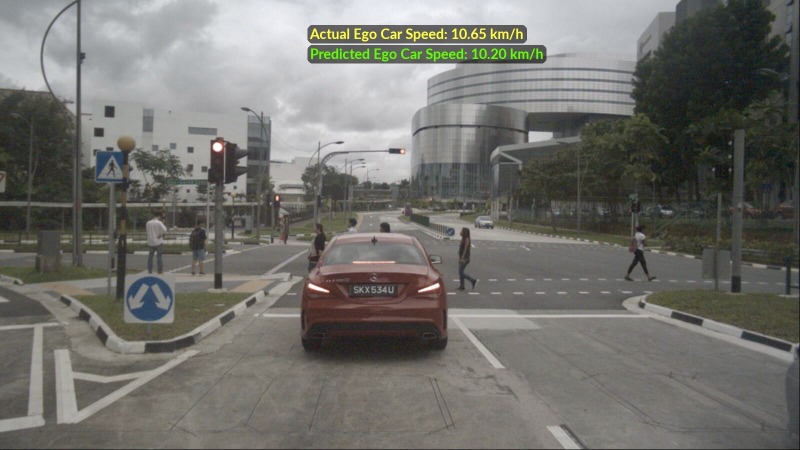
#> input picture img/batch_6_sample_1_frame_11.jpeg, 1600 x 900 px (shown at 1/2 size)
$ python -i custom_transforms.py   (imports and definitions only)
#> lines starting #> are read from the running program, lines starting #| are printed output that depends on the picture
#> further down, picture is the input picture: PIL image 1600x900 RGB; mean R, G, B 114.3, 113.6, 108.9
import random
import numpy as np

from PIL import Image, ImageFilter, ImageEnhance


class ColorJitter(object):
    def __init__(self, brightness=0.4, contrast=0.4, saturation=0.4):
        self.brightness = [max(1 - brightness, 0), 1 + brightness]
        self.contrast = [max(1 - contrast, 0), 1 + contrast]
        self.saturation = [max(1 - saturation, 0), 1 + saturation]

    def __call__(self, img):

        r_brightness = random.uniform(self.brightness[0], self.brightness[1])
        r_contrast = random.uniform(self.contrast[0], self.contrast[1])
        r_saturation = random.uniform(self.saturation[0], self.saturation[1])
        img = ImageEnhance.Brightness(img).enhance(r_brightness)
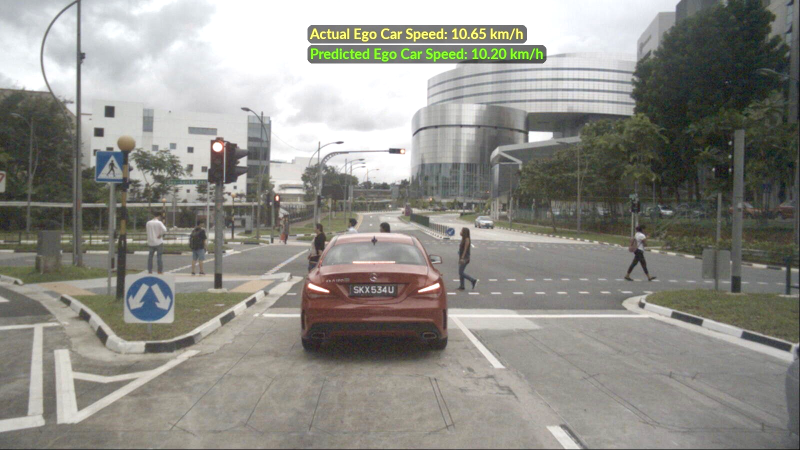
#> img: PIL image 1600x900 RGB (shown at 1/2 size); mean R, G, B 143.9, 142.9, 136.7
        img = ImageEnhance.Contrast(img).enhance(r_contrast)
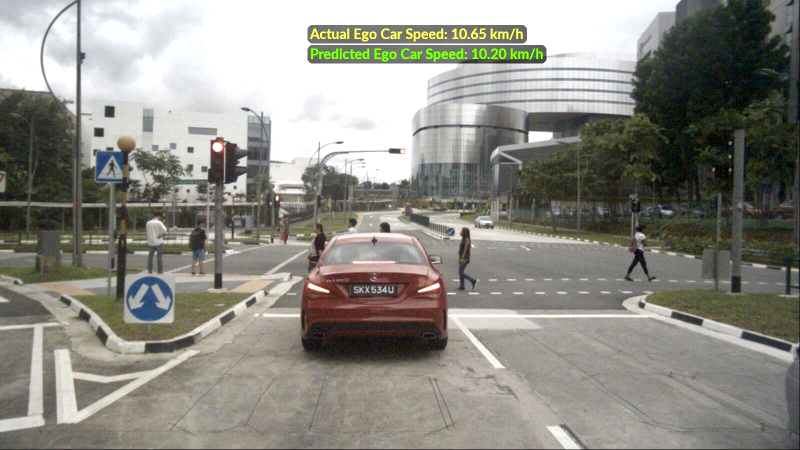
#> img: PIL image 1600x900 RGB (shown at 1/2 size); mean R, G, B 141.8, 140.4, 132.9
        img = ImageEnhance.Color(img).enhance(r_saturation)
        return img


class RandomGaussianBlur(object):
    def __init__(self, radius=1):
        self.radius = radius

    def __call__(self, img):
        if random.random() < 0.5:
            img = img.filter(
                ImageFilter.GaussianBlur(radius=self.radius * random.random())
            )

        return img


class RandomGaussianNoise(object):
    def __init__(self, mean=0, sigma=10):
        self.mean = mean
        self.sigma = sigma

    def gaussianNoisy(self, im, mean=0, sigma=10):
        # Generate noise based on the input image shape
        noise = np.random.normal(mean, sigma, im.shape)
        im = im + noise
        im = np.clip(im, 0, 255)
        return im

    def __call__(self, img):
        if random.random() < 0.5:  # Only apply noise with 50% probability
            img = np.asarray(img)

            # Detect if the image is grayscale or RGB based on the number of channels
            if img.ndim == 2:  # Grayscale image
                img = self.gaussianNoisy(img, self.mean, self.sigma)
            elif img.ndim == 3:  # RGB image
                img = img.astype(float)  # Convert to float for processing
                for c in range(3):  # Apply noise to each channel
                    img[:, :, c] = self.gaussianNoisy(
                        img[:, :, c], self.mean, self.sigma
                    )

            img = Image.fromarray(img.astype(np.uint8))

        return img

>>> from PIL import Image
>>> picture = Image.open('../img/batch_6_sample_1_frame_11.jpeg')
>>> result = ColorJitter()(picture)

$ run again, on img/batch_10_sample_3_frame_8.png
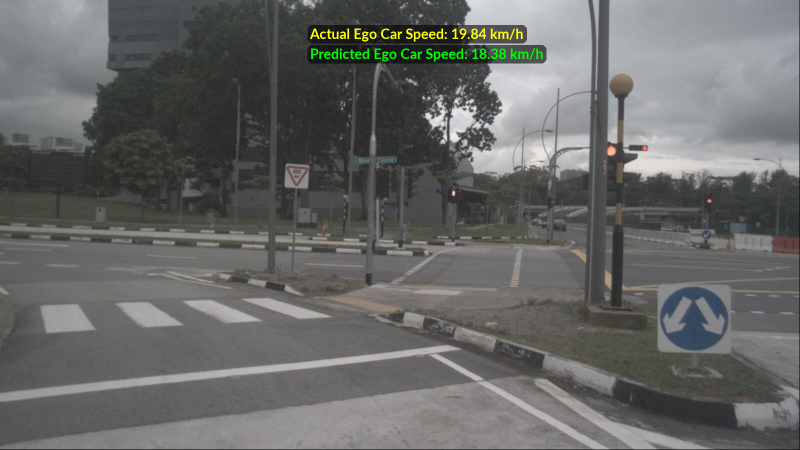
#> input picture img/batch_10_sample_3_frame_8.png, 1600 x 900 px (shown at 1/2 size)
#> picture is the input picture: PIL image 1600x900 RGB; mean R, G, B 103.1, 103.8, 102.3
#> in __call__, `img = ImageEnhance.Brightness(img).enhance(r_brightness)`:
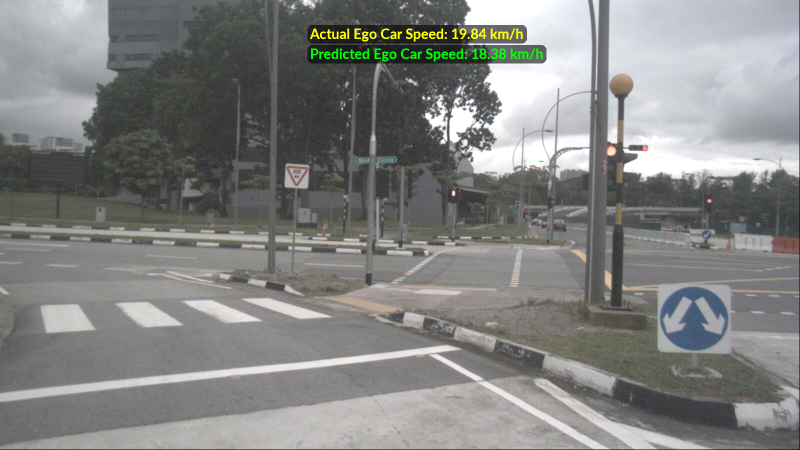
#> img: PIL image 1600x900 RGB (shown at 1/2 size); mean R, G, B 130.6, 131.5, 129.7

$ run again, on img/batch_12_sample_2_frame_5.png
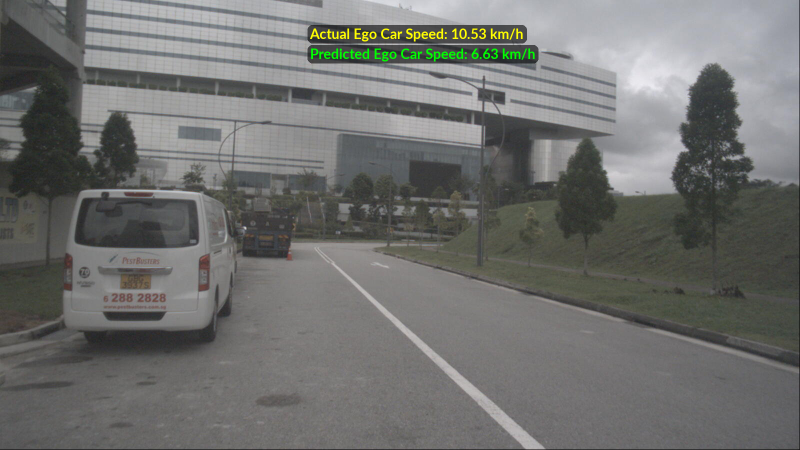
#> input picture img/batch_12_sample_2_frame_5.png, 1600 x 900 px (shown at 1/2 size)
#> picture is the input picture: PIL image 1600x900 RGB; mean R, G, B 111.4, 112.2, 110
#> in __call__, `img = ImageEnhance.Brightness(img).enhance(r_brightness)`:
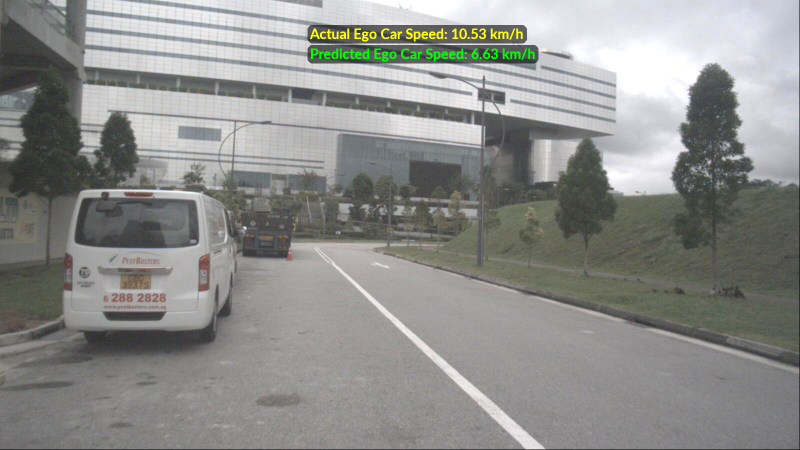
#> img: PIL image 1600x900 RGB (shown at 1/2 size); mean R, G, B 141.4, 142.2, 139.6
